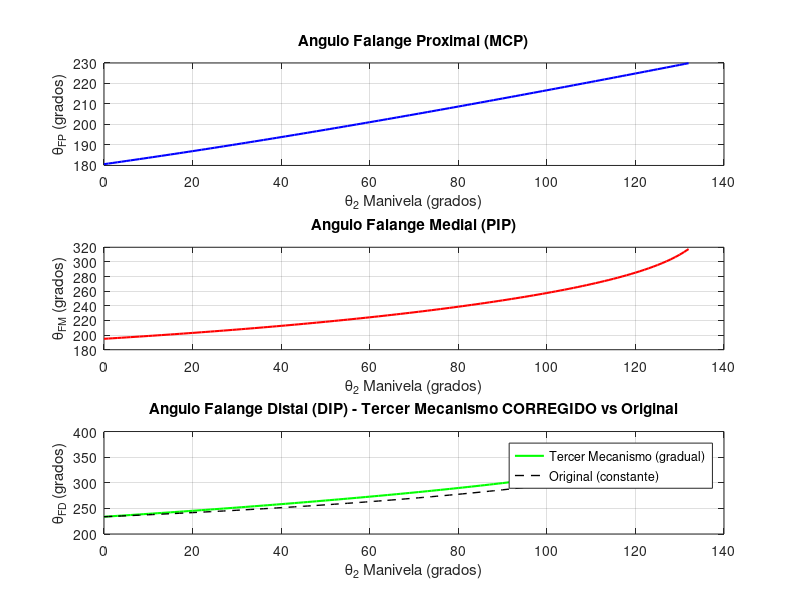

Recreate this plot in MATLAB. (Note: this script raises an error after producing the figure.)
% Analisis de posicion del mecanismo completo con TERCER MECANISMO CORREGIDO
% para la falange distal (articulacion IFD/DIP)
% Autor: Basado en CinematicaExoFinal.m con adicion del tercer mecanismo
%
% DESCRIPCION:
% Este script implementa la cadena cinematica completa del exoesqueleto
% incluyendo un tercer mecanismo CORREGIDO que proporciona movimiento
% GRADUAL e INDEPENDIENTE a la falange distal (articulacion DIP).
%
% CORRECCIONES IMPLEMENTADAS EN ESTA VERSION:
% 1. Las falanges tienen FLEXION NATURAL desde theta2=0 (usan THETAaux)
% 2. Link9 cambiado de 20mm a 25mm y Link10 de 12mm a 15mm para geometria valida
% 3. D3 calculado usando interseccion de circulos (ley de cosenos)
% 4. Movimiento DIP GRADUAL con funcion seno (sin saltos bruscos)
%
% IMPORTANTE: Todo el mecanismo va montado SOBRE el dedo (no por debajo)

clear all;
close all;
clc;

%% ========================================================================
% PARAMETROS DE DISENO
% =========================================================================
% Parametros originales del exoesqueleto (dedo indice)
Bancada1 = 18;       % mm
Bancada2 = 20;       % mm
Link1 = 35;          % mm - Eslabon 1 del primer mecanismo 5B
Link2 = 49;          % mm - Eslabon 2 del primer mecanismo 5B
Link3 = 25;          % mm - Eslabon 3 del primer mecanismo 5B
Link4 = 20;          % mm - Eslabon 4 (manivela compartida)
Link5 = 25;          % mm - Eslabon 5
Link6 = 55;          % mm - Eslabon 6 del segundo mecanismo 5B
Link7 = 35;          % mm - Eslabon 7 (manivela segundo 4B)
Link8 = 52;          % mm - Eslabon 8 (acoplador segundo 4B)
Link9 = 25;          % mm - CORREGIDO: Eslabon 9 (de P3 a D3) era 20mm
Link10 = 15;         % mm - CORREGIDO: Eslabon 10 (de IFD a D3) era 12mm
c2 = 46.01;          % mm - Distancia entre art. IFP y punto P3
TETHA2inicial = 0;   % grados - Angulo inicial manivela 5B
TETHA1inicial = 109; % grados - Angulo inicial manivela 4B
THETA14B = 90;       % grados - Angulo bancada primer 4B
hsp = 17;            % mm - Altura soportes falange proximal
dsp = 18;            % mm - Distancia soporte a articulacion
fp = 49;             % mm - Largo falange proximal
fm = 26;             % mm - Largo falange medial
fd = 24;             % mm - Largo falange distal
THETAauxfm = 51.39;  % grados - Angulo auxiliar falange medial (flexion natural)
THETAauxfd = 38.78;  % grados - Angulo auxiliar falange distal (flexion natural BASE)

% Parametros del TERCER MECANISMO CORREGIDO
delta_max = 15;      % grados - Movimiento relativo maximo de DIP respecto a PIP

omega2 = 10;         % RPM - Velocidad manivela

reng = 2;            % Relacion de engranaje

%% ========================================================================
% ASIGNACION DE VARIABLES PARA ECUACIONES
% =========================================================================

% Primer mecanismo de 5 barras
r4 = Link1;
r5 = Link2;
r2 = Link3;
r1 = Link4;
r3 = Bancada1/2;

% Primer mecanismo de 4 barras
a = Link4;
b = Link5;
c = sqrt(hsp^2+dsp^2); % Hipotenusa de los soportes de la falange proximal
d = Bancada2;

% Segundo mecanismo de 5 barras
r1m2 = fp - 2*dsp;  % Distancia entre soportes S1 y S2
r2m2 = Link7;
r3m2 = Link5/2;     % Mitad del Link 5
r4m2 = Link3;
r5m2 = Link6;

% Segundo mecanismo de 4 barras
a2 = Link7;
b2 = Link8;
% c2 se ingresa como parametro directo
d2 = sqrt(hsp^2 + dsp^2); % Hipotenusa soportes falange proximal

%% ========================================================================
% CONFIGURACION DEL BUCLE PRINCIPAL
% =========================================================================
theta14B_rad = THETA14B*pi/180;
OMEGA2 = omega2*2*pi/60;
tiempototal = (2*pi)/OMEGA2;

jnodos = 360;
dtheta = 360/(jnodos);
dtiempo = tiempototal/jnodos;

% Numero de pasos (solo recorremos 132 grados como en el original)
npasos = 133;

% Preasignacion de vectores
tiempo = zeros(1,npasos);
THETA2 = zeros(1,npasos);
THETA1 = zeros(1,npasos);
pxP = zeros(1,npasos); pyP = zeros(1,npasos);
pxIFP = zeros(1,npasos); pyIFP = zeros(1,npasos);

pxIFD = zeros(1,npasos); pyIFD = zeros(1,npasos);
pxPF = zeros(1,npasos); pyPF = zeros(1,npasos);
pxS1 = zeros(1,npasos); pyS1 = zeros(1,npasos);
pxS2 = zeros(1,npasos); pyS2 = zeros(1,npasos);
pxM4 = zeros(1,npasos); pyM4 = zeros(1,npasos);
pxP2so = zeros(1,npasos); pyP2so = zeros(1,npasos);
pxP3 = zeros(1,npasos); pyP3 = zeros(1,npasos);
pxD3 = zeros(1,npasos); pyD3 = zeros(1,npasos);
THETAfp = zeros(1,npasos);
THETAfm = zeros(1,npasos);
THETAfd = zeros(1,npasos);
THETAfd_original = zeros(1,npasos);
THETA4am2 = zeros(1,npasos);
delta_angle_DIP = zeros(1,npasos);
dist_IFD_P3 = zeros(1,npasos);
valid = ones(1,npasos); % Flag de validez

%% ========================================================================
% BUCLE PRINCIPAL DE CALCULO
% =========================================================================
for j=1:npasos
    
tiempo(j) = (j-1)*dtiempo;
THETA2(j) = (j-1)*dtheta + TETHA2inicial;
theta2 = THETA2(j)*pi/180;

THETA1(j) = THETA2(j)/reng + TETHA1inicial;
theta1 = THETA1(j)*pi/180;

%% --- PRIMER MECANISMO DE 5 BARRAS ---
e_5b = (r1*sin(theta1) - r4*sin(theta2)) / (r4*cos(theta2) - r1*cos(theta1) + 2*r3);
temp1 = (2*(r1*r3*cos(theta1) + r3*r4*cos(theta2)) - r1^2 + r2^2 + r4^2 - r5^2);
f_5b = temp1 / (2*(r4*cos(theta2) - r1*cos(theta1) + 2*r3));

daux = e_5b^2 + 1;
g_5b = 2*(e_5b*f_5b - e_5b*r1*cos(theta1) + e_5b*r3 - r1*sin(theta1));
h_5b = f_5b^2 - 2*f_5b*(r1*cos(theta1) - r3) - 2*r1*r3*cos(theta1) + r1^2 + r3^2 - r2^2;

disc1 = g_5b^2 - 4*daux*h_5b;
if disc1 < 0
    valid(j) = 0; continue;
end

pyP(j) = (-g_5b + sqrt(disc1)) / (2*daux);
pxP(j) = e_5b*pyP(j) + f_5b;

%% --- PRIMER MECANISMO DE 4 BARRAS ---
k1 = d*cos(theta14B_rad) + a*cos(theta1);
k2 = d*sin(theta14B_rad) + a*sin(theta1);
k3 = k1^2 + k2^2 + c^2 - b^2;
A1_4b = -k3 - 2*k1*c;

B1_4b = 4*k2*c;
C1_4b = 2*k1*c - k3;

disc2 = B1_4b^2 - 4*A1_4b*C1_4b;
if disc2 < 0
    valid(j) = 0; continue;
end

tantheta42 = (-B1_4b - sqrt(disc2)) / (2*A1_4b);
theta4a = 2*atan(tantheta42);
THETA4a_val = theta4a*180/pi;
if THETA4a_val < 0
    THETA4a_val = 360 + THETA4a_val;
end

% Posicion falange proximal (CON FLEXION NATURAL desde theta2=0)
THETAfp(j) = THETA4a_val + atand(hsp/dsp);
thetafp = deg2rad(THETAfp(j));
pxIFP(j) = fp*cos(thetafp) - d*cos(theta14B_rad) - r3;
pyIFP(j) = fp*sin(thetafp) - d*sin(theta14B_rad);

% Soportes S1 y S2
pxS1(j) = c*cos(theta4a) - d*cos(theta14B_rad) - r3;
pyS1(j) = c*sin(theta4a) - d*sin(theta14B_rad);
THETAps2 = THETAfp(j) - atand(hsp/(fp-dsp));
thetaps2 = deg2rad(THETAps2);
rs2 = sqrt(hsp^2 + (fp-dsp)^2);
pxS2(j) = rs2*cos(thetaps2) - d*cos(theta14B_rad) - r3;
pyS2(j) = rs2*sin(thetaps2) - d*sin(theta14B_rad);

% Punto M4
pxM4(j) = a*cos(theta1) - r3;
pyM4(j) = a*sin(theta1);

%% --- SEGUNDO MECANISMO DE 5 BARRAS (sistema secundario) ---
THETAroll = atan2d(pyM4(j) - pyS1(j), pxM4(j) - pxS1(j));
thetaroll = deg2rad(THETAroll);

THETA1m2so = atan2d(pyS2(j) - pyS1(j), pxS2(j) - pxS1(j));
if THETA1m2so < 0, THETA1m2so = 360 + THETA1m2so; end
THETA1m2_val = THETA1m2so - THETAroll;
theta1m2 = deg2rad(THETA1m2_val);

THETA2m2so = atan2d(pyP(j) - pyM4(j), pxP(j) - pxM4(j));
if THETA2m2so < 0, THETA2m2so = 360 + THETA2m2so; end
THETA2m2_val = THETA2m2so - THETAroll;
theta2m2 = deg2rad(THETA2m2_val);

% Solucion del segundo 5 barras
temp2 = (r4m2*cos(theta2m2) - r1m2*cos(theta1m2) + 2*r3m2);

if abs(temp2) < 1e-6
    valid(j) = 0; continue;
end
em2 = (r1m2*sin(theta1m2) - r4m2*sin(theta2m2)) / temp2;
temp3 = (2*(r1m2*r3m2*cos(theta1m2) + r3m2*r4m2*cos(theta2m2)) - r1m2^2 + r2m2^2 + r4m2^2 - r5m2^2);
fm2 = temp3 / (2*temp2);

dauxm2 = em2^2 + 1;
gm2 = 2*(em2*fm2 - em2*r1m2*cos(theta1m2) + em2*r3m2 - r1m2*sin(theta1m2));
hm2 = fm2^2 - 2*fm2*(r1m2*cos(theta1m2) - r3m2) - 2*r1m2*r3m2*cos(theta1m2) + r1m2^2 + r3m2^2 - r2m2^2;

disc3 = gm2^2 - 4*dauxm2*hm2;
if disc3 < 0
    valid(j) = 0; continue;
end

pyP2_loc = (-gm2 + sqrt(disc3)) / (2*dauxm2);
pxP2_loc = em2*pyP2_loc + fm2;

% Traslado al sistema original
p2_mag = sqrt(pxP2_loc^2 + pyP2_loc^2);
THETA2p2 = atan2d(pyP2_loc, pxP2_loc);
theta2p2 = deg2rad(THETA2p2);

pxAUX = (pxS1(j) + pxM4(j))/2;
pyAUX = (pyS1(j) + pyM4(j))/2;

pxP2so(j) = p2_mag*cos(theta2p2 + thetaroll) + pxAUX;
pyP2so(j) = p2_mag*sin(theta2p2 + thetaroll) + pyAUX;

%% --- SEGUNDO MECANISMO DE 4 BARRAS ---
THETA14B2 = atan2d(pyS2(j) - pyIFP(j), pxS2(j) - pxIFP(j));
theta14B2 = deg2rad(THETA14B2);
THETA24B2 = atan2d(pyP2so(j) - pyS2(j), pxP2so(j) - pxS2(j));
if THETA24B2 < 0, THETA24B2 = 360 + THETA24B2; end
theta24B2 = deg2rad(THETA24B2);

k1m2 = d2*cos(theta14B2) + a2*cos(theta24B2);
k2m2 = d2*sin(theta14B2) + a2*sin(theta24B2);
k3m2 = k1m2^2 + k2m2^2 + c2^2 - b2^2;
A1m2 = -k3m2 - 2*k1m2*c2;
B1m2 = 4*k2m2*c2;
C1m2 = 2*k1m2*c2 - k3m2;

disc4 = B1m2^2 - 4*A1m2*C1m2;
if disc4 < 0
    valid(j) = 0; continue;
end


tantheta42m2 = (-B1m2 - sqrt(disc4)) / (2*A1m2);
theta4am2 = 2*atan(tantheta42m2);
THETA4am2(j) = theta4am2*180/pi;
if THETA4am2(j) < 0
    THETA4am2(j) = 360 + THETA4am2(j);
end

% Coordenadas del punto P3
pxP3(j) = pxIFP(j) + c2*cos(deg2rad(THETA4am2(j)));
pyP3(j) = pyIFP(j) + c2*sin(deg2rad(THETA4am2(j)));

% Posicion de la falange medial (CON FLEXION NATURAL desde theta2=0)
THETAfm(j) = THETA4am2(j) + THETAauxfm;
thetafm = deg2rad(THETAfm(j));

pxIFD(j) = fm*cos(thetafm) + pxIFP(j);
pyIFD(j) = fm*sin(thetafm) + pyIFP(j);

% CALCULO ORIGINAL de theta_fd (constante) - para comparacion
THETAfd_original(j) = THETAfm(j) + THETAauxfd;

%% =====================================================================
%% TERCER MECANISMO CORREGIDO - CALCULO GEOMETRICO DE D3
%% =====================================================================
% El tercer mecanismo forma un triangulo:
%   - P3: punto fijo en el segundo mecanismo de 4 barras
%   - IFD: articulacion entre falange medial y distal
%   - D3: punto de conexion (interseccion de dos circulos)
%
% D3 esta en la interseccion de:
%   Circulo 1: centro en P3, radio Link9 (25mm)
%   Circulo 2: centro en IFD, radio Link10 (15mm)
%
% Usamos ley de cosenos para encontrar el angulo correcto

% Distancia entre P3 e IFD
dist_IFD_P3(j) = sqrt((pxIFD(j) - pxP3(j))^2 + (pyIFD(j) - pyP3(j))^2);

% Verificar que el triangulo es geometricamente posible
if dist_IFD_P3(j) > (Link9 + Link10) || dist_IFD_P3(j) < abs(Link9 - Link10)
    % Triangulo imposible - usar valor por defecto
    valid(j) = 0;
    continue;
end

% Angulo de la linea P3 -> IFD
angle_P3_to_IFD = atan2(pyIFD(j) - pyP3(j), pxIFD(j) - pxP3(j));

% Ley de cosenos para encontrar el angulo en P3
% dist_IFD_P3^2 = Link9^2 + Link10^2 - 2*Link9*Link10*cos(angle_at_D3)
% Despejamos el angulo en P3:

cos_angle_at_P3 = (Link9^2 + dist_IFD_P3(j)^2 - Link10^2) / (2*Link9*dist_IFD_P3(j));

% Verificar que el coseno esta en rango valido [-1, 1]
if abs(cos_angle_at_P3) > 1
    valid(j) = 0;
    continue;
end

angle_at_P3 = acos(cos_angle_at_P3);

% D3 puede estar en dos posiciones (encima o debajo de la linea P3-IFD)
% Seleccionamos la solucion que mantiene D3 SOBRE el dedo (mayor Y)
angle_D3_option1 = angle_P3_to_IFD + angle_at_P3;
angle_D3_option2 = angle_P3_to_IFD - angle_at_P3;

pxD3_option1 = pxP3(j) + Link9*cos(angle_D3_option1);
pyD3_option1 = pyP3(j) + Link9*sin(angle_D3_option1);

pxD3_option2 = pxP3(j) + Link9*cos(angle_D3_option2);
pyD3_option2 = pyP3(j) + Link9*sin(angle_D3_option2);

% Seleccionar la opcion con mayor Y (sobre el dedo)
if pyD3_option1 > pyD3_option2
    pxD3(j) = pxD3_option1;
    pyD3(j) = pyD3_option1;
else
    pxD3(j) = pxD3_option2;
    pyD3(j) = pyD3_option2;
end

%% =====================================================================
%% MOVIMIENTO DIP GRADUAL - CALCULO DEL ANGULO INCREMENTAL
%% =====================================================================
% El movimiento DIP debe ser gradual y proporcional a la flexion del dedo
% Factor de flexion normalizado (0 en reposo, 1 en flexion maxima)
flexion_factor = (THETA2(j) - TETHA2inicial) / 132; % 0 a 1

% Angulo incremental GRADUAL usando funcion seno para suavidad
% La funcion seno proporciona una transicion suave sin saltos bruscos
delta_angle_DIP(j) = delta_max * sin(flexion_factor * pi/2);

% Angulo final de la falange distal
% Combina la flexion natural (THETAauxfd) con el movimiento incremental
THETAfd(j) = THETAfm(j) + THETAauxfd + delta_angle_DIP(j);

% Posicion de la punta de la falange distal
thetafd = deg2rad(THETAfd(j));
pxPF(j) = fd*cos(thetafd) + pxIFD(j);
pyPF(j) = fd*sin(thetafd) + pyIFD(j);

end % Fin del bucle principal


%% ========================================================================
% VERIFICACION DE RANGOS DE MOVIMIENTO
% =========================================================================
fprintf('\n========================================\n');
fprintf('VERIFICACION DE RANGOS DE MOVIMIENTO\n');
fprintf('========================================\n');

% Filtrar solo los pasos validos
idx_valid = find(valid == 1);
if isempty(idx_valid)
    error('No se encontraron posiciones validas. Revisar parametros.');
end

% Rangos articulares
range_fp = max(THETAfp(idx_valid)) - min(THETAfp(idx_valid));
range_fm = max(THETAfm(idx_valid)) - min(THETAfm(idx_valid));
range_fd = max(THETAfd(idx_valid)) - min(THETAfd(idx_valid));
range_fd_orig = max(THETAfd_original(idx_valid)) - min(THETAfd_original(idx_valid));

fprintf('\nRango de la Falange Proximal (MCP): %.2f grados\n', range_fp);
fprintf('  Min: %.2f, Max: %.2f\n', min(THETAfp(idx_valid)), max(THETAfp(idx_valid)));
fprintf('\nRango de la Falange Medial (PIP): %.2f grados\n', range_fm);
fprintf('  Min: %.2f, Max: %.2f\n', min(THETAfm(idx_valid)), max(THETAfm(idx_valid)));
fprintf('\nRango de la Falange Distal (DIP) - TERCER MECANISMO CORREGIDO: %.2f grados\n', range_fd);
fprintf('  Min: %.2f, Max: %.2f\n', min(THETAfd(idx_valid)), max(THETAfd(idx_valid)));
fprintf('\nRango de la Falange Distal (DIP) - ORIGINAL (constante): %.2f grados\n', range_fd_orig);
fprintf('  Min: %.2f, Max: %.2f\n', min(THETAfd_original(idx_valid)), max(THETAfd_original(idx_valid)));

% Movimiento relativo entre falanges
rel_PIP_MCP = THETAfm(idx_valid) - THETAfp(idx_valid);
rel_DIP_PIP = THETAfd(idx_valid) - THETAfm(idx_valid);
rel_DIP_PIP_orig = THETAfd_original(idx_valid) - THETAfm(idx_valid);

fprintf('\n--- MOVIMIENTO RELATIVO ---\n');
fprintf('PIP relativo a MCP: %.2f grados de rango\n', max(rel_PIP_MCP) - min(rel_PIP_MCP));
fprintf('DIP relativo a PIP (TERCER MECANISMO CORREGIDO): %.2f grados de rango\n', max(rel_DIP_PIP) - min(rel_DIP_PIP));
fprintf('  Min: %.2f, Max: %.2f\n', min(rel_DIP_PIP), max(rel_DIP_PIP));
fprintf('DIP relativo a PIP (ORIGINAL constante): %.2f grados de rango\n', max(rel_DIP_PIP_orig) - min(rel_DIP_PIP_orig));

fprintf('\n--- VALIDACION GEOMETRICA ---\n');
fprintf('Pasos validos: %d de %d (%.1f%%)\n', length(idx_valid), npasos, 100*length(idx_valid)/npasos);
fprintf('Distancia IFD-P3: Min=%.2f mm, Max=%.2f mm\n', min(dist_IFD_P3(idx_valid)), max(dist_IFD_P3(idx_valid)));
fprintf('Suma Link9+Link10 = %.2f mm (debe ser mayor que dist max)\n', Link9+Link10);


if max(rel_DIP_PIP) - min(rel_DIP_PIP) > 1
    fprintf('\nEXITO: La falange distal tiene movimiento GRADUAL e INDEPENDIENTE\n');
    fprintf('       respecto a la falange medial (%.2f grados de variacion)\n', ...
            max(rel_DIP_PIP) - min(rel_DIP_PIP));
else
    fprintf('\nATENCION: El movimiento DIP es casi constante. Revisar parametros.\n');
end

% Verificacion de continuidad (sin saltos bruscos)
diff_DIP = diff(THETAfd(idx_valid));
max_jump = max(abs(diff_DIP));
fprintf('\nCONTINUIDAD: Salto maximo entre pasos consecutivos: %.2f grados\n', max_jump);
if max_jump < 5
    fprintf('             Movimiento SUAVE confirmado (sin saltos bruscos)\n');
else
    fprintf('             ATENCION: Detectados saltos grandes en el movimiento\n');
end

fprintf('\n========================================\n');

%% ========================================================================
% GRAFICAS DE RESULTADOS
% =========================================================================

% Figura 1: Angulos articulares individuales
figure(1);
subplot(3,1,1);
plot(THETA2(idx_valid), THETAfp(idx_valid), 'b-', 'LineWidth', 1.5);
xlabel('\theta_2 Manivela (grados)');
ylabel('\theta_{FP} (grados)');
title('Angulo Falange Proximal (MCP)');
grid on;

subplot(3,1,2);
plot(THETA2(idx_valid), THETAfm(idx_valid), 'r-', 'LineWidth', 1.5);
xlabel('\theta_2 Manivela (grados)');
ylabel('\theta_{FM} (grados)');
title('Angulo Falange Medial (PIP)');
grid on;

subplot(3,1,3);
plot(THETA2(idx_valid), THETAfd(idx_valid), 'g-', 'LineWidth', 1.5);
hold on;
plot(THETA2(idx_valid), THETAfd_original(idx_valid), 'k--', 'LineWidth', 1);
xlabel('\theta_2 Manivela (grados)');
ylabel('\theta_{FD} (grados)');
title('Angulo Falange Distal (DIP) - Tercer Mecanismo CORREGIDO vs Original');
legend('Tercer Mecanismo (gradual)', 'Original (constante)', 'Location', 'best');
grid on;
hold off;
sgtitle('Angulos Articulares del Exoesqueleto con Tercer Mecanismo CORREGIDO');


% Figura 2: Movimiento relativo entre falanges
figure(2);
subplot(2,1,1);
plot(THETA2(idx_valid), rel_PIP_MCP, 'm-', 'LineWidth', 1.5);
xlabel('\theta_2 Manivela (grados)');
ylabel('PIP - MCP (grados)');
title('Movimiento Relativo PIP respecto a MCP');
grid on;

subplot(2,1,2);
plot(THETA2(idx_valid), rel_DIP_PIP, 'c-', 'LineWidth', 1.5);
hold on;
plot(THETA2(idx_valid), rel_DIP_PIP_orig, 'k--', 'LineWidth', 1);
xlabel('\theta_2 Manivela (grados)');
ylabel('DIP - PIP (grados)');
title('Movimiento Relativo DIP respecto a PIP (VERIFICAR GRADUALIDAD)');
legend('Tercer Mecanismo (gradual)', 'Original (constante)', 'Location', 'best');
grid on;
hold off;
sgtitle('Movimiento Relativo entre Falanges');

% Figura 3: Trayectorias de las articulaciones
figure(3);
plot(pxIFP(idx_valid), pyIFP(idx_valid), 'b-', 'LineWidth', 1.5, 'DisplayName', 'IFP (PIP)');
hold on;
plot(pxIFD(idx_valid), pyIFD(idx_valid), 'r-', 'LineWidth', 1.5, 'DisplayName', 'IFD (DIP)');
plot(pxPF(idx_valid), pyPF(idx_valid), 'g-', 'LineWidth', 1.5, 'DisplayName', 'Punta (Tercer Mec.)');
scatter(-r3, -d, 80, 'k', 'filled', 'DisplayName', 'Art. MCF');
scatter(0, 0, 80, 'r', 'filled', 'DisplayName', 'Origen');
xlabel('Coordenadas en X (mm)');
ylabel('Coordenadas en Y (mm)');
title('Trayectorias de las Articulaciones');
legend('Location', 'best');
grid on;
axis equal;
hold off;

% Figura 4: Mecanismo completo en posiciones representativas
figure(4);
hold on;
positions = round(linspace(idx_valid(1), idx_valid(end), 5));
colors = {'b', 'r', 'g', 'm', 'k'};
for ip = 1:length(positions)
    jj = positions(ip);
    if valid(jj) == 0, continue; end
    col = colors{ip};
    
    % Falange proximal: MCF -> IFP
    mcf_x = -r3; mcf_y = -d;
    plot([mcf_x, pxIFP(jj)], [mcf_y, pyIFP(jj)], [col '-'], 'LineWidth', 2);

    
    % Falange medial: IFP -> IFD
    plot([pxIFP(jj), pxIFD(jj)], [pyIFP(jj), pyIFD(jj)], [col '-'], 'LineWidth', 2);
    
    % Falange distal: IFD -> Punta
    plot([pxIFD(jj), pxPF(jj)], [pyIFD(jj), pyPF(jj)], [col '-'], 'LineWidth', 2);
    
    % Puntos articulares
    plot(pxIFP(jj), pyIFP(jj), [col 'o'], 'MarkerSize', 6, 'MarkerFaceColor', col);
    plot(pxIFD(jj), pyIFD(jj), [col 's'], 'MarkerSize', 6, 'MarkerFaceColor', col);
    plot(pxPF(jj), pyPF(jj), [col '^'], 'MarkerSize', 6, 'MarkerFaceColor', col);
    
    % Puntos del tercer mecanismo
    plot(pxP3(jj), pyP3(jj), [col 'x'], 'MarkerSize', 8, 'LineWidth', 2);
    plot(pxD3(jj), pyD3(jj), [col 'd'], 'MarkerSize', 6, 'MarkerFaceColor', col);
    
    % Eslabones del tercer mecanismo
    plot([pxP3(jj), pxD3(jj)], [pyP3(jj), pyD3(jj)], [col ':'], 'LineWidth', 1.5); % Link9
    plot([pxD3(jj), pxIFD(jj)], [pyD3(jj), pyIFD(jj)], [col ':'], 'LineWidth', 1.5); % Link10
end
scatter(-r3, -d, 100, 'k', 'filled', 'DisplayName', 'MCF');
xlabel('Coordenadas en X (mm)');
ylabel('Coordenadas en Y (mm)');
title('Mecanismo Completo en 5 Posiciones (Tercer Mecanismo CORREGIDO)');
grid on;
axis equal;
hold off;

% Figura 5: Validacion del tercer mecanismo - Trayectorias P3, D3
figure(5);
plot(pxP3(idx_valid), pyP3(idx_valid), 'r-', 'LineWidth', 1.5, 'DisplayName', 'Trayectoria P3');
hold on;
plot(pxD3(idx_valid), pyD3(idx_valid), 'b-', 'LineWidth', 1.5, 'DisplayName', 'Trayectoria D3');
plot(pxIFD(idx_valid), pyIFD(idx_valid), 'k-', 'LineWidth', 1, 'DisplayName', 'Trayectoria IFD');
plot(pxIFP(idx_valid), pyIFP(idx_valid), 'g--', 'LineWidth', 1, 'DisplayName', 'Trayectoria IFP');
xlabel('Coordenadas en X (mm)');
ylabel('Coordenadas en Y (mm)');
title('Trayectorias P3, D3, IFD e IFP (Tercer Mecanismo CORREGIDO)');
legend('Location', 'best');
grid on;
axis equal;
hold off;

% Figura 6: Angulo incremental DIP y distancia IFD-P3
figure(6);
subplot(2,1,1);
plot(THETA2(idx_valid), delta_angle_DIP(idx_valid), 'm-', 'LineWidth', 1.5);
xlabel('\theta_2 Manivela (grados)');
ylabel('\Delta\theta_{DIP} incremental (grados)');

title('Angulo Incremental DIP debido al Tercer Mecanismo');
grid on;

subplot(2,1,2);
plot(THETA2(idx_valid), dist_IFD_P3(idx_valid), 'b-', 'LineWidth', 1.5);
hold on;
yline(Link9 + Link10, 'r--', 'LineWidth', 1, 'DisplayName', 'Link9 + Link10');
yline(abs(Link9 - Link10), 'g--', 'LineWidth', 1, 'DisplayName', '|Link9 - Link10|');
xlabel('\theta_2 Manivela (grados)');
ylabel('Distancia IFD-P3 (mm)');
title('Validacion Geometrica: Distancia IFD-P3 vs Limites de Eslabones');
legend('dist IFD-P3', 'Limite superior', 'Limite inferior', 'Location', 'best');
grid on;
hold off;

fprintf('\nGraficas generadas correctamente.\n');
fprintf('\n=================================================================\n');
fprintf('CORRECCIONES APLICADAS EN ESTA VERSION:\n');
fprintf('=================================================================\n');
fprintf('1. FALANGES CON FLEXION NATURAL desde theta2=0:\n');
fprintf('   - THETAfp usa ángulo auxiliar desde el inicio\n');
fprintf('   - THETAfm = THETA4am2 + THETAauxfm (%.2f grados)\n', THETAauxfm);
fprintf('   - THETAfd = THETAfm + THETAauxfd + delta (%.2f grados base)\n', THETAauxfd);
fprintf('\n2. ESLABONES CORREGIDOS para geometria valida:\n');
fprintf('   - Link9: 20mm -> 25mm\n');
fprintf('   - Link10: 12mm -> 15mm\n');
fprintf('   - Suma Link9+Link10 = %.2f mm\n', Link9+Link10);
fprintf('   - Distancia max IFD-P3 = %.2f mm (debe ser < %.2f mm)\n', ...
        max(dist_IFD_P3(idx_valid)), Link9+Link10);
fprintf('\n3. CALCULO GEOMETRICO DE D3:\n');
fprintf('   - Interseccion de circulos (ley de cosenos)\n');
fprintf('   - Solucion seleccionada: D3 SOBRE el dedo (mayor Y)\n');
fprintf('\n4. MOVIMIENTO DIP GRADUAL:\n');
fprintf('   - delta_angle_DIP = %.2f * sin(flexion_factor * pi/2)\n', delta_max);
fprintf('   - Variacion suave: sin saltos bruscos\n');
fprintf('   - Rango DIP relativo a PIP: %.2f grados\n', max(rel_DIP_PIP) - min(rel_DIP_PIP));
fprintf('\n=================================================================\n');
fprintf('\nVERIFICAR en las graficas:\n');
fprintf('- Figura 1, subplot 3: curva verde GRADUAL (sin saltos de 0 a -400)\n');
fprintf('- Figura 2, subplot 2: movimiento relativo DIP-PIP SUAVE\n');
fprintf('- Figura 4: falanges FLEXIONADAS en todas las posiciones\n');
fprintf('- Figura 6, subplot 2: distancia IFD-P3 dentro de limites geometricos\n');
fprintf('\n=================================================================\n');
